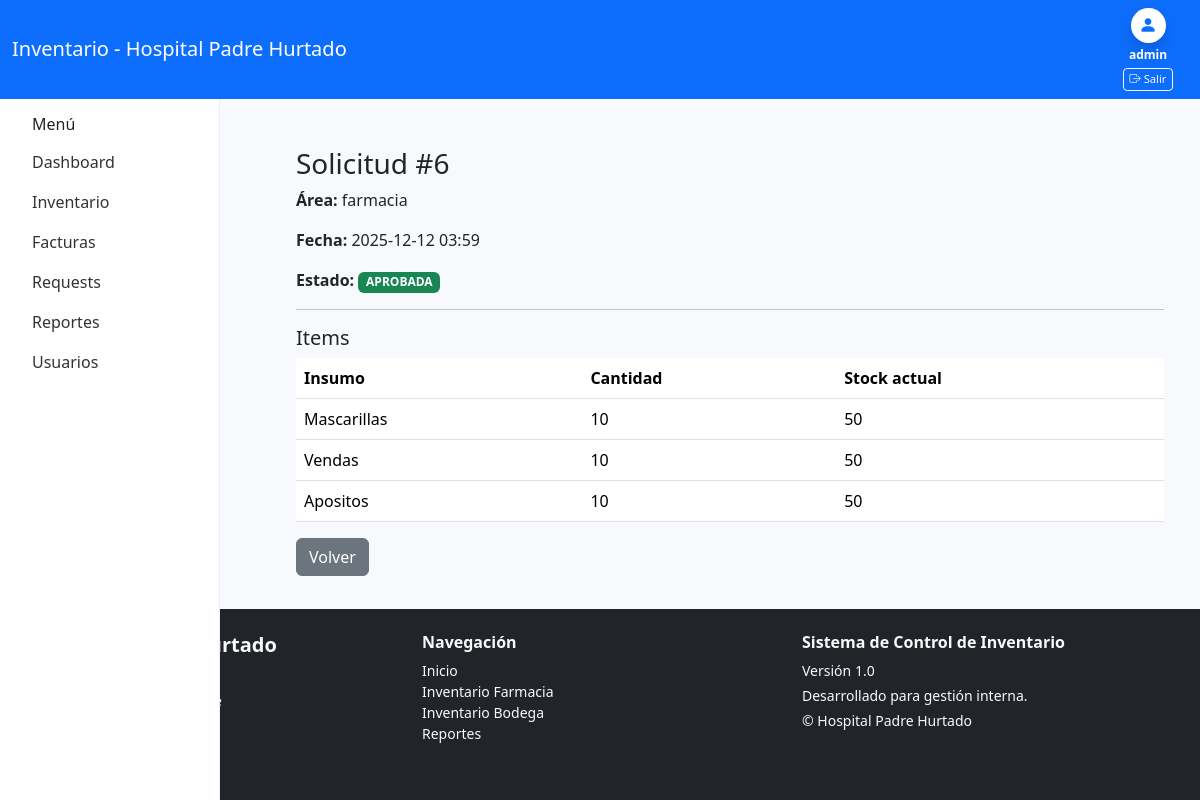
Page /inventario/solicitudes/6/ (signed in) on the committed database.
### farmacia/models.py (models this page shows, shortened)
class SolicitudReposicion(models.Model):
    ESTADO = [
        ("PENDIENTE", "Pendiente"),
        ("APROBADA", "Aprobada"),
        ("RECHAZADA", "Rechazada"),
    ]
    area = models.CharField(max_length=200)
    usuario = models.ForeignKey(User, on_delete=models.SET_NULL, null=True)
    fecha = models.DateTimeField(auto_now_add=True)
    estado = models.CharField(max_length=20, choices=ESTADO, default="PENDIENTE")
    observacion = models.TextField(blank=True, null=True)  # opcional

class ItemSolicitud(models.Model):
    solicitud = models.ForeignKey(
        SolicitudReposicion,
        on_delete=models.CASCADE,
        related_name="items"
    )
    insumo = models.ForeignKey(Insumo, on_delete=models.CASCADE)
    cantidad = models.PositiveIntegerField()

### inventario/models.py (models this page shows, shortened)
class Insumo(models.Model):
    codigo = models.CharField(max_length=50, unique=True, blank=True)
    nombre = models.CharField(max_length=200)
    unidad = models.CharField(max_length=50)
    stock = models.IntegerField(default=0)
    stock_minimo = models.IntegerField(default=0)

### inventario/views.py (the view, shortened to what this page needs)
# urls.py: path('solicitudes/<int:pk>/', views.solicitud_detalle, name='solicitud_detalle'),
@login_required
def solicitud_detalle(request, pk):
    solicitud = get_object_or_404(SolicitudReposicion, pk=pk)
    items = solicitud.items.all()
    return render(request, "inventario/solicitud_detalle.html", {
        "solicitud": solicitud,
        "items": items
    })

### inventario/templates/inventario/solicitud_detalle.html (shortened to what this page needs)
{% extends "core/base.html" %}
{% block principal %}
<div class="container mt-4">
    <h3>Solicitud #{{ solicitud.id }}</h3>
    <p><strong>Área:</strong> {{ solicitud.area }}</p>
    <p><strong>Fecha:</strong> {{ solicitud.fecha|date:"Y-m-d H:i" }}</p>
    <p><strong>Estado:</strong>
        <span class="badge
            {% if solicitud.estado == 'PENDIENTE' %} bg-warning
            {% elif solicitud.estado == 'APROBADA' %} bg-success
            {% else %} bg-danger {% endif %}
        ">
            {{ solicitud.estado }}
        </span>
    </p>
    <hr>
    <h5>Items</h5>
    <table class="table">
        <thead>
            <tr>
                <th>Insumo</th>
                <th>Cantidad</th>
                <th>Stock actual</th>
            </tr>
        </thead>
        <tbody>
        {% for item in items %}
            <tr>
                <td>{{ item.insumo.nombre }}</td>
                <td>{{ item.cantidad }}</td>
                <td>{{ item.insumo.stock }}</td>
            </tr>
        {% endfor %}
        </tbody>
    </table>
    <div class="mt-3">
        <a href="{% url 'inventario:solicitudes_listar' %}" class="btn btn-secondary">Volver</a>
    </div>
</div>
{% endblock %}

### core/templates/core/base.html (shortened to what this page needs)
{% load static %}
<!doctype html>
<html lang="es">
<head>
  <link href="https://cdn.jsdelivr.net/npm/bootstrap@5.3.2/dist/css/bootstrap.min.css" rel="stylesheet">
  <link rel="stylesheet" href="https://cdn.jsdelivr.net/npm/bootstrap-icons@1.10.5/font/bootstrap-icons.css">
</head>
<body class="d-flex flex-column min-vh-100">
<nav class="navbar navbar-expand-lg app-header">
  <div class="container-fluid">
    <a class="navbar-brand text-white" href="{% url 'dashboard' %}">Inventario - Hospital Padre Hurtado</a>
    <div class="d-flex">
      {% if request.user.is_authenticated %}
          <div class="d-flex flex-column align-items-center text-white" style="min-width:80px;">
          <div class="rounded-circle bg-white d-flex justify-content-center align-items-center shadow" style="width:35px; height:35px;">
            <i class="bi bi-person-fill" style="font-size:18px; color:#0d6efd;"></i>
          </div>
          <div style="font-size:0.75rem; margin-top:3px; text-align:center;">
            <strong>{{ user.username }}</strong>
          </div>
          <a href="{% url 'logout' %}" class="btn btn-outline-light btn-sm mt-1" style="font-size:0.70rem; padding: 2px 6px; white-space: nowrap; width: auto !important;">
            <i class="bi bi-box-arrow-right"></i>
            Salir
          </a>
        </div>
      {% else %}
        <a class="btn btn-outline-light btn-sm" href="{% url 'login' %}">Iniciar sesión</a>
      {% endif %}
    </div>
  </div>
</nav>
<div class="d-flex">
  <aside class="sidebar p-3">
    <h6 class="px-3">Menú</h6>
    {% with current=request.resolver_match.url_name %}
    <ul class="nav flex-column">
    {% if request.user.is_authenticated %}
      {% if request.user.perfil.rol == "ADMIN" or request.user.perfil.rol == "JEFE_BODEGA" or request.user.perfil.rol == "JEFE_FARMACIA" %}
      <li class="nav-item">
        <a class="nav-link {% if current == 'dashboard' %}active{% endif %}" href="{% url 'dashboard' %}">
            Dashboard
        </a>
      </li>
      {% endif %}
      {% if request.user.perfil.rol == "JEFE_BODEGA" or request.user.perfil.rol == "FUNC_BODEGA" %}
      <li class="nav-item">
        <a class="nav-link {% if current == 'inventory_list' %}active{% endif %}" href="{% url 'inventario:inventory_list' %}">Inventario</a>
      </li>
      <li class="nav-item">
        <a class="nav-link {% if current == 'facturas_list' %}active{% endif %}" href="{% url 'inventario:facturas_list' %}">Facturas</a>
      </li>
      <li class="nav-item">
        <a class="nav-link {% if current == 'solicitudes_listar' %}active{% endif %}" href="{% url 'inventario:solicitudes_listar' %}">Requests</a>
      </li>
      {% endif %}
      <li class="nav-item">
        <a class="nav-link {% if current == 'reports' %}active{% endif %}" href="{% url 'reports' %}">Reportes</a>
      </li>
    {% endif %}
      {% if user.is_authenticated and user.is_superuser %}
      <li class="nav-item">
        <a class="nav-link {% if current == 'manage_users' %}active{% endif %}" href="{% url 'manage_users' %}">Usuarios</a>
      </li>
      {% endif %}
    </ul>
    {% endwith %}
  </aside>
  <main class="flex-fill p-4">
    {% block principal %}
    {% endblock %}
  </main>
</div>
<footer class="bg-dark text-light mt-auto py-4">
  <div class="container">
    <div class="row">
      <div class="col-md-4 mb-3">
        <h5 class="fw-bold">Hospital Padre Hurtado</h5>
        <p class="small mb-1">Av. Concha y Toro 3459</p>
        <p class="small mb-1">San Ramón, Santiago, Chile</p>
        <p class="small">Teléfono: <strong>(2) 2576 3000</strong></p>
      </div>
      <div class="col-md-4 mb-3">
        <h6 class="fw-bold">Navegación</h6>
        <ul class="list-unstyled small">
          <li><a href="/" class="text-light text-decoration-none">Inicio</a></li>
          <li><a href="/farmacia/" class="text-light text-decoration-none">Inventario Farmacia</a></li>
          <li><a href="/bodega/" class="text-light text-decoration-none">Inventario Bodega</a></li>
          <li><a href="/reportes/" class="text-light text-decoration-none">Reportes</a></li>
        </ul>
      </div>
      <div class="col-md-4 mb-3">
        <h6 class="fw-bold">Sistema de Control de Inventario</h6>
        <p class="small mb-1">Versión 1.0</p>
        <p class="small mb-1">Desarrollado para gestión interna.</p>
        <p class="small">© {{ now|date:"Y" }} Hospital Padre Hurtado</p>
      </div>
    </div>
</footer>
</body>
</html>

### core/templates/core/base.html (style rules this page uses)
body { background:#f7f9fc; }
.sidebar { min-width: 220px; max-width: 260px; background: #fff; border-right:1px solid #e6eef8; height:100vh; padding-top:1rem; position:fixed; }
main.flex-fill { margin-left: 260px; }
.app-header { background: #0d6efd; color: #fff; }
.sidebar .nav { padding-left:0; }
.sidebar .nav-link { color:#333; }

### rows in the picture
SolicitudReposicion: id "6", area "farmacia", fecha "2025-12-12 03:59", estado "APROBADA"
ItemSolicitud: insumo.nombre "Mascarillas", cantidad "10", insumo.stock "50"
ItemSolicitud: insumo.nombre "Vendas", cantidad "10", insumo.stock "50"
ItemSolicitud: insumo.nombre "Apositos", cantidad "10", insumo.stock "50"

### other values in the picture
{{ user.username }} "admin"
